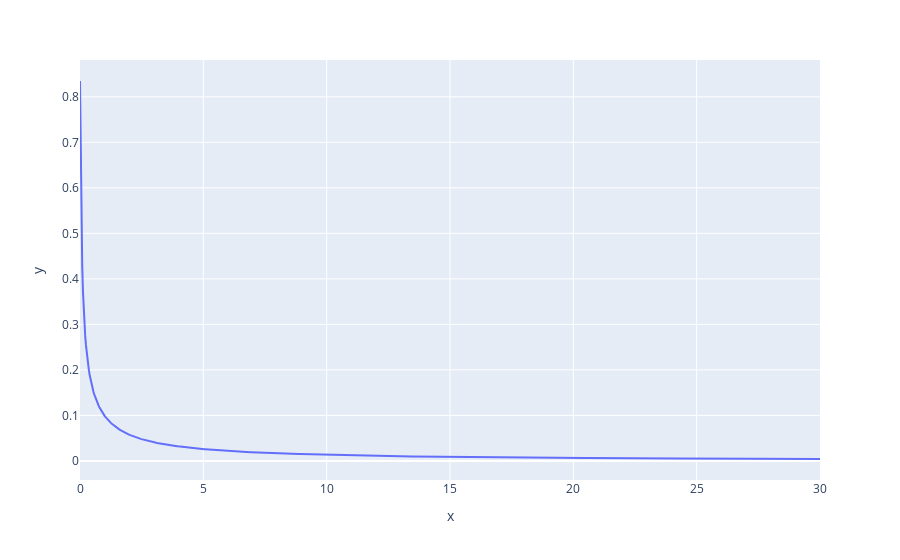

The cell this chart's notebook holds for it:
### Code cell
plot_prior_pdf_plotly(DimensionalityScaledLogNormalPrior(d=6), 0.0001, 30)

### Figure 1 — Plotly figure (JSON) as saved in the notebook; plotly's stock layout.template omitted (floating-point values rounded to 4 significant figures; data arrays with more than 128 entries replaced by an {"elided": "..."} marker saying what was removed)
{"data": [{"hovertemplate": "x=%{x}<br>y=%{y}<extra></extra>", "legendgroup": "", "line": {"color": "#636efa", "dash": "solid"}, "marker": {"symbol": "circle"}, "mode": "lines", "name": "", "orientation": "v", "showlegend": false, "type": "scatter", "x": {"elided": "1000 float values"}, "xaxis": "x", "y": {"elided": "1000 float values"}, "yaxis": "y"}], "layout": {"legend": {"tracegroupgap": 0}, "margin": {"t": 60}, "xaxis": {"anchor": "y", "domain": [0, 1], "title": {"text": "x"}}, "yaxis": {"anchor": "x", "domain": [0, 1], "title": {"text": "y"}}}}
